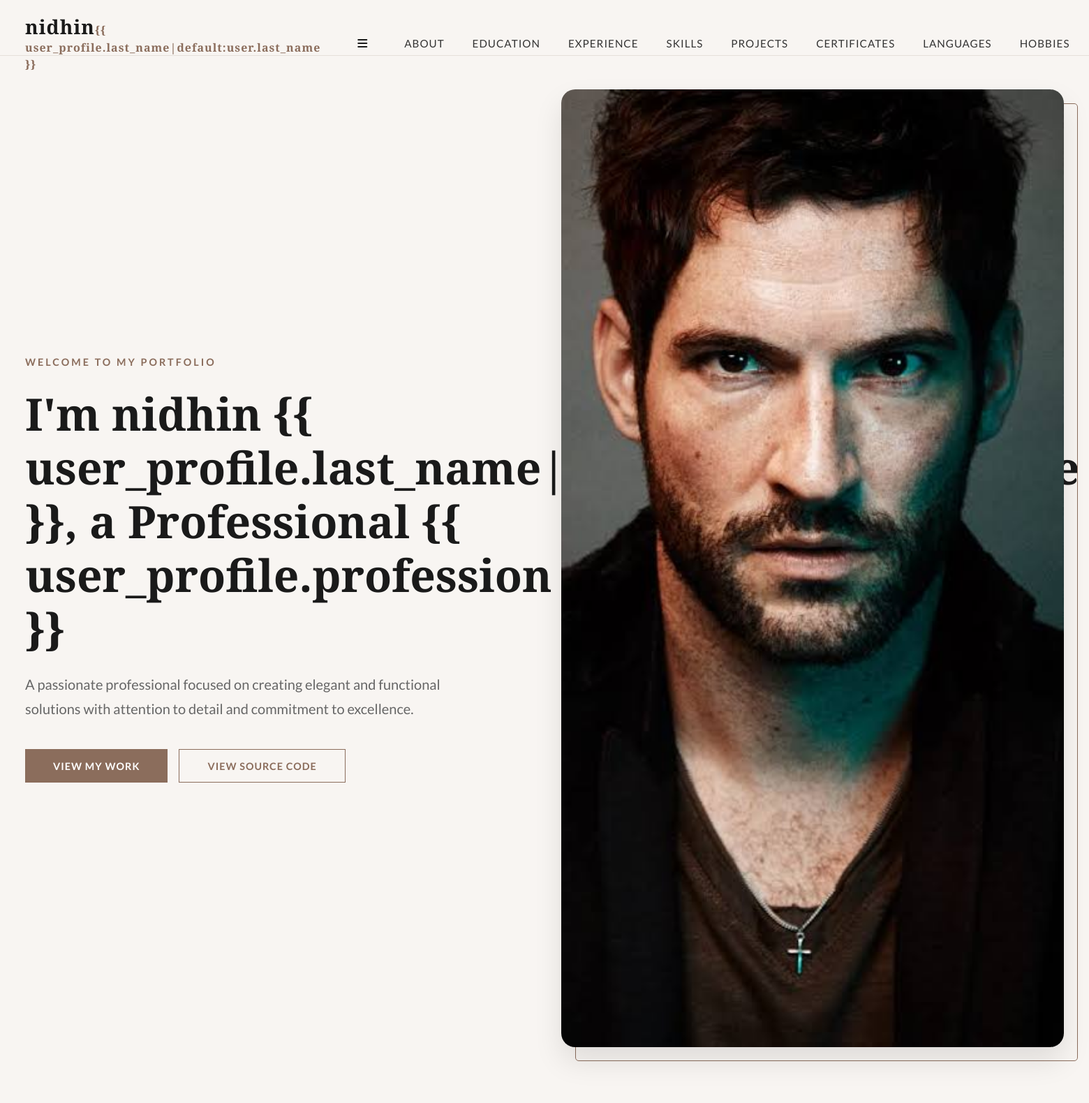
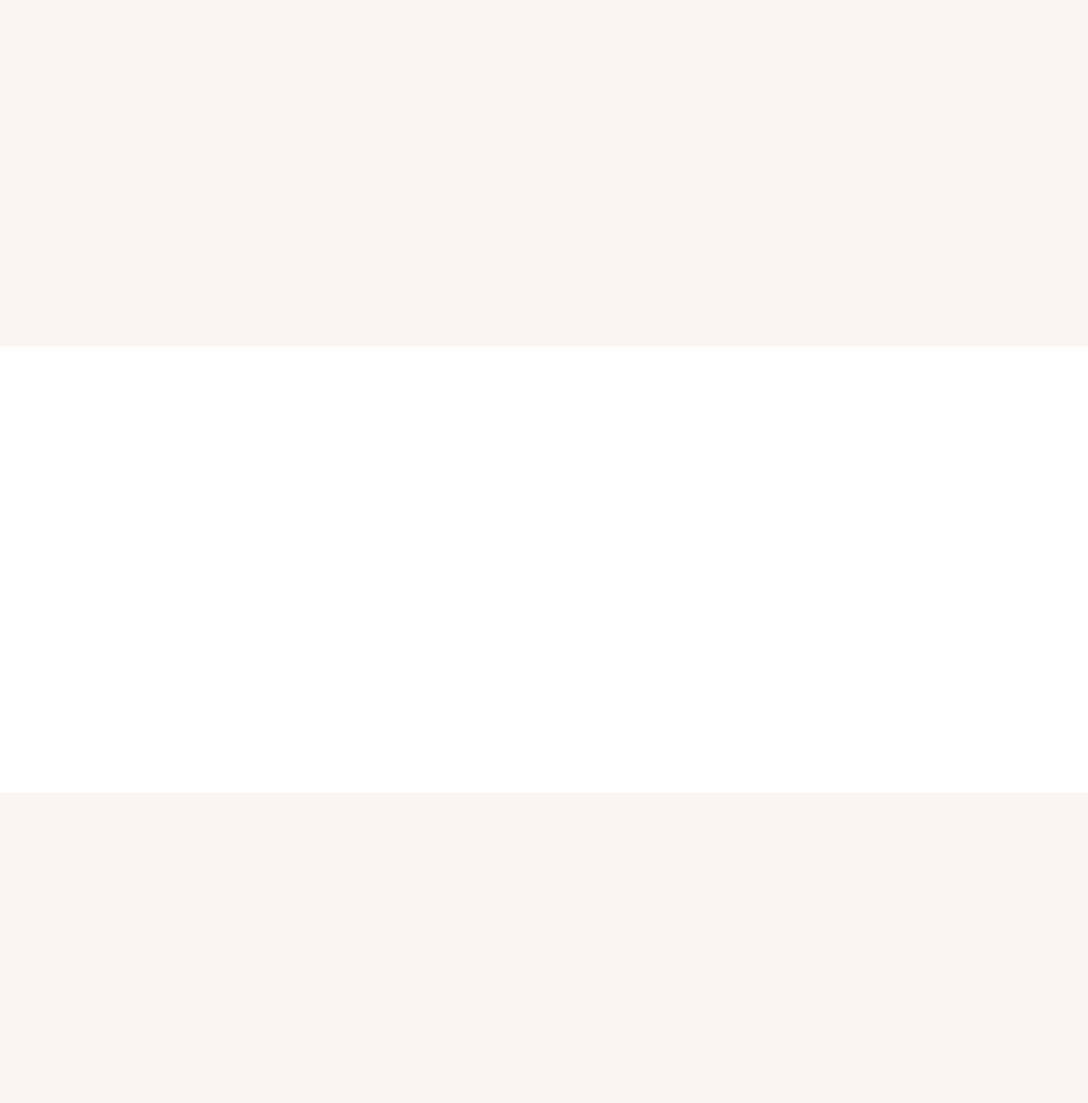
/portfolio/public/nidhiniu-b1087327/ (upper part), run on the app's committed database (2 pictures, top to bottom).
### users/models.py (models this page shows, shortened)
class UserProfile(models.Model):
    created_at = models.DateTimeField(auto_now_add=True, null=True, blank=True)
    updated_at = models.DateTimeField(auto_now=True, null=True, blank=True)
    USER_TYPES = (
        ('normal', 'Normal User'),
        ('agent', 'Agent'),
        ('student', 'Student'),
    )
    created_by = models.ForeignKey(
        'self', on_delete=models.SET_NULL, null=True, blank=True, related_name='students_created')
    user = models.OneToOneField(User, on_delete=models.CASCADE)
    template_change_count = models.IntegerField(default=0)
    max_template_changes = models.IntegerField(default=50)
    portfolios_remaining = models.PositiveIntegerField(default=10)
    user_type = models.CharField(
        max_length=10, choices=USER_TYPES, default='normal')
    is_blocked = models.BooleanField(default=False)
    blocked_since = models.DateTimeField(null=True, blank=True)
    reason = models.TextField(null=True, blank=True)  # ✅ Add this
    profile_photo = models.ImageField(
        upload_to='profile_photos/', null=True, blank=True)
    first_name = models.CharField(max_length=100)
    last_name = models.CharField(max_length=100)
    address = models.TextField()
    contact = models.CharField(max_length=20)
    pin_code = models.CharField(max_length=10)
    email = models.EmailField()
    github_link = models.URLField(blank=True, null=True)
    facebook_link = models.URLField(blank=True, null=True)
    instagram_link = models.URLField(blank=True, null=True)
    other_social_link = models.URLField(blank=True, null=True)
    certifications = models.TextField(blank=True)
    languages = models.TextField(blank=True)
    hobbies = models.TextField(blank=True)
    summary = models.TextField(blank=True)
    extracurricular = models.TextField(blank=True)
    resume = models.FileField(upload_to='resumes/', null=True, blank=True)
    agent_commission_rate = models.DecimalField(
        max_digits=5, decimal_places=2, default=0.00)  # Commission percentage
    agent_total_earnings = models.DecimalField(
        max_digits=10, decimal_places=2, default=0.00)  # Total earned
    agent_pending_payments = models.IntegerField(
        default=0)  # Number of pending student payments
    is_agent_student = models.BooleanField(default=False)
    agent_payment_completed = models.BooleanField(
        default=False)  # Has agent paid for this student?
    terms_accepted = models.BooleanField(default=False)
    terms_accepted_at = models.DateTimeField(null=True, blank=True)

### users/views.py (the view, shortened to what this page needs)
def public_portfolio(request, slug):
    portfolio = get_object_or_404(StudentPortfolio, slug=slug)
    user_profile = portfolio.user_profile
    education = Education.objects.filter(
        portfolio=portfolio).order_by('-start_year')
    experience = Experience.objects.filter(
        portfolio=portfolio).order_by('-start_year')
    skills = Skill.objects.filter(portfolio=portfolio).order_by('name')
    projects = Project.objects.filter(portfolio=portfolio).order_by('-id')
    certifications = Certification.objects.filter(
        portfolio=portfolio).order_by('-issue_year')
    languages = Language.objects.filter(portfolio=portfolio).order_by('name')
    hobbies = Hobby.objects.filter(portfolio=portfolio).order_by('name')
    summary = Summary.objects.filter(portfolio=portfolio).first()
    processed_projects = []
    context = {
        'portfolio': portfolio,
        'user': portfolio.user,  # Add user object for template access
        'user_profile': user_profile,
        'education': education,
        'experience': experience,
        'skills': skills,
        'projects': processed_projects,
        'certifications': certifications,
        'languages': languages,
        'hobbies': hobbies,
        'summary': summary,
        'education_items': education,
        'experience_items': experience,
        'skill_items': skills,
        'project_items': processed_projects,
        'certification_items': certifications,
        'language_items': languages,
        'hobby_items': hobbies,
        'is_preview': False,
        'show_navigation': False,
    }
    if portfolio.template and portfolio.template.template_file:
        template_name = f"portfolio/templates/{portfolio.template.template_file}"
    else:
        template_name = 'portfolio/templates/portfolio1.html'
    return render(request, template_name, context)

### users/context_processors.py (called while the page is built, shortened)
def user_portfolio(request):
    return {'portfolio': None}

def pending_invitations_count(request):
    if request.user.is_authenticated and request.user.is_staff:
        count = StudentInvitation.objects.filter(status='pending').count()
        return {'pending_invitations_count': count}
    return {}

### templates/portfolio/templates/portfolio1.html (shortened to what this page needs)
{% load static %}
<html lang="en">
<head>
  <script src="https://cdn.tailwindcss.com"></script>
  <link rel="stylesheet" href="https://cdnjs.cloudflare.com/ajax/libs/font-awesome/6.4.0/css/all.min.css">
  <link rel="stylesheet" href="{% static 'css/portfolio_universal.css' %}">
</head>
<body>
  <header>
    <div class="container flex justify-between items-center py-5">
      <h1 class="logo">{{ user_profile.first_name|default:user.first_name }}<span>{{
          user_profile.last_name|default:user.last_name }}</span></h1>
      <button class="mobile-menu-btn">
        <i class="fas fa-bars"></i>
      </button>
      <nav>
        <ul>
          <li><a href="#about">About</a></li>
          <li><a href="#education">Education</a></li>
          <li><a href="#experience">Experience</a></li>
          <li><a href="#skills">Skills</a></li>
          <li><a href="#projects">Projects</a></li>
          <li><a href="#certificates">Certificates</a></li>
          <li><a href="#languages">Languages</a></li>
          <li><a href="#hobbies">Hobbies</a></li>
        </ul>
      </nav>
    </div>
  </header>
  <section id="hero">
    <div class="container grid md:grid-cols-2 gap-12 items-center">
      <div class="hero-content">
        <p class="hero-subtitle">Welcome to my portfolio</p>
        <h2 class="hero-title" style="opacity: 0;">I'm {{ user_profile.first_name|default:user.first_name }} {{
          user_profile.last_name|default:user.last_name }}, a Professional {{
          user_profile.profession|default:"Developer" }}</h2>
        <p class="hero-description">A passionate professional focused on creating elegant and functional solutions with
          attention to detail and commitment to excellence.</p>
        <div class="flex flex-wrap gap-4">
          <a href="#projects" class="btn">
            View My Work
          </a>
          <button id="show-code-btn" class="btn btn-outline">
            View Source Code
          </button>
        </div>
      </div>
      <div class="hero-image">
        {% if user_profile.profile_photo %}
        <img src="{{ user_profile.profile_photo.url }}"
          alt="{{ user_profile.first_name|default:user.first_name }} {{ user_profile.last_name|default:user.last_name }}"
          style="width: 100%; height: 100%; object-fit: cover; border-radius: 20px;" />
        {% endif %}
      </div>
    </div>
  </section>
  <section id="about" class="container">
    <div class="grid md:grid-cols-2 gap-12 items-center">
      <div>
      </div>
      <div>
      </div>
    </div>
  </section>
  <section id="education">
    <div class="container">
    </div>
  </section>
  <section id="experience" class="container">
  </section>
</body>
</html>

### static/css/portfolio_universal.css (style rules this page uses)
:root { --font-size-xs: 0.75rem; --font-size-sm: 0.875rem; --font-size-base: 1rem; --font-size-lg: 1.125rem; --font-size-xl: 1.25rem; --font-size-2xl: 1.5rem; --font-size-3xl: 1.875rem; --font-size-4xl: 2.25rem; --font-size-5xl: 3rem; --font-size-6xl: 3.75rem; --line-height-tight: 1.25; --line-height-normal: 1.5; --line-height-relaxed: 1.75; --font-weight-light: 300; --font-weight-normal: 400; --font-weight-medium: 500; --font-weight-semibold: 600; --font-weight-bold: 700; --font-weight-extrabold: 800; --spacing-xs: 0.25rem; --spacing-sm: 0.5rem; --spacing-md: 1rem; --spacing-lg: 1.5rem; --spacing-xl: 2rem; --spacing-2xl: 3rem; --spacing-3xl: 4rem; --header-height: 80px; --card-height: 300px; --button-height: 48px; --input-height: 44px; --section-padding: 6rem; --form-height: 50px; --table-row-height: 60px; --container-max-width: 1200px; --card-min-width: 300px; --button-min-width: 120px; --form-max-width: 600px; --sidebar-width: 280px; --border-radius-sm: 4px; --border-radius-md: 8px; --border-radius-lg: 12px; --border-radius-xl: 16px; --shadow-sm: 0 1px 3px rgba(0, 0, 0, 0.1); --shadow-md: 0 4px 6px rgba(0, 0, 0, 0.1); --shadow-lg: 0 10px 15px rgba(0, 0, 0, 0.1); --shadow-xl: 0 20px 25px rgba(0, 0, 0, 0.1); --primary: #6d28d9; --primary-light: #8b5cf6; --primary-dark: #5b21b6; --secondary: #ec4899; --accent: #10b981; --success: #22c55e; --warning: #f59e0b; --error: #ef4444; --info: #3b82f6; --dark: #1f2937; --light: #f9fafb; --gray: #6b7280; --gray-light: #d1d5db; --border: #e5e7eb; --text: #374151; --text-light: #6b7280; }
* { margin: 0; padding: 5; box-sizing: border-box; font-size: var(--font-size-base); line-height: var(--line-height-normal); }
html { scroll-behavior: smooth; scroll-padding-top: var(--header-height); }
body { font-family: 'Inter', 'Lato', 'Arial', sans-serif; line-height: var(--line-height-relaxed); overflow-x: hidden; color: var(--text); background-color: var(--light); }
h1, h2, h3, h4, h5, h6 { font-family: 'Playfair Display', 'Georgia', serif; font-weight: var(--font-weight-bold); line-height: var(--line-height-tight); margin-bottom: var(--spacing-md); color: var(--dark); }
h1 { font-size: var(--font-size-4xl); margin-bottom: var(--spacing-lg); }
h2 { font-size: var(--font-size-3xl); margin-bottom: var(--spacing-md); }
p { font-size: var(--font-size-base); line-height: var(--line-height-relaxed); margin-bottom: var(--spacing-md); color: var(--text); }
a { font-size: var(--font-size-base); font-weight: var(--font-weight-normal); text-decoration: none; transition: all 0.3s ease; color: var(--primary); }
button, .btn { font-size: var(--font-size-base); font-weight: var(--font-weight-medium); height: var(--button-height); min-width: var(--button-min-width); padding: var(--spacing-sm) var(--spacing-lg); border-radius: var(--border-radius-md); border: none; cursor: pointer; transition: all 0.3s ease; display: inline-flex; align-items: center; justify-content: center; gap: var(--spacing-sm); text-decoration: none; }
.btn-outline { background-color: transparent; border: 2px solid var(--primary); color: var(--primary); }
header { height: var(--header-height); position: fixed; top: 0; width: 100%; z-index: 1000; background-color: rgba(255, 255, 255, 0.95); backdrop-filter: blur(10px); border-bottom: 1px solid var(--border); transition: all 0.3s ease; }
.logo { font-family: 'Playfair Display', 'Georgia', serif; font-weight: var(--font-weight-bold); font-size: var(--font-size-2xl); letter-spacing: 1px; color: var(--primary); }
nav ul { display: flex; gap: var(--spacing-xl); list-style: none; }
nav ul li a { font-size: var(--font-size-sm); font-weight: var(--font-weight-medium); text-transform: uppercase; letter-spacing: 1px; padding: var(--spacing-sm) 0; transition: all 0.3s ease; color: var(--text); }
.container { max-width: var(--container-max-width); margin: 0 auto; padding: 0 var(--spacing-lg); }
section { padding: var(--section-padding) 0; }
.flex { display: flex; }
.items-center { align-items: center; }
.justify-between { justify-content: space-between; }
.grid { display: grid; }

### data on the page
UserProfile: first_name "nidhin", profile_photo (picture)
